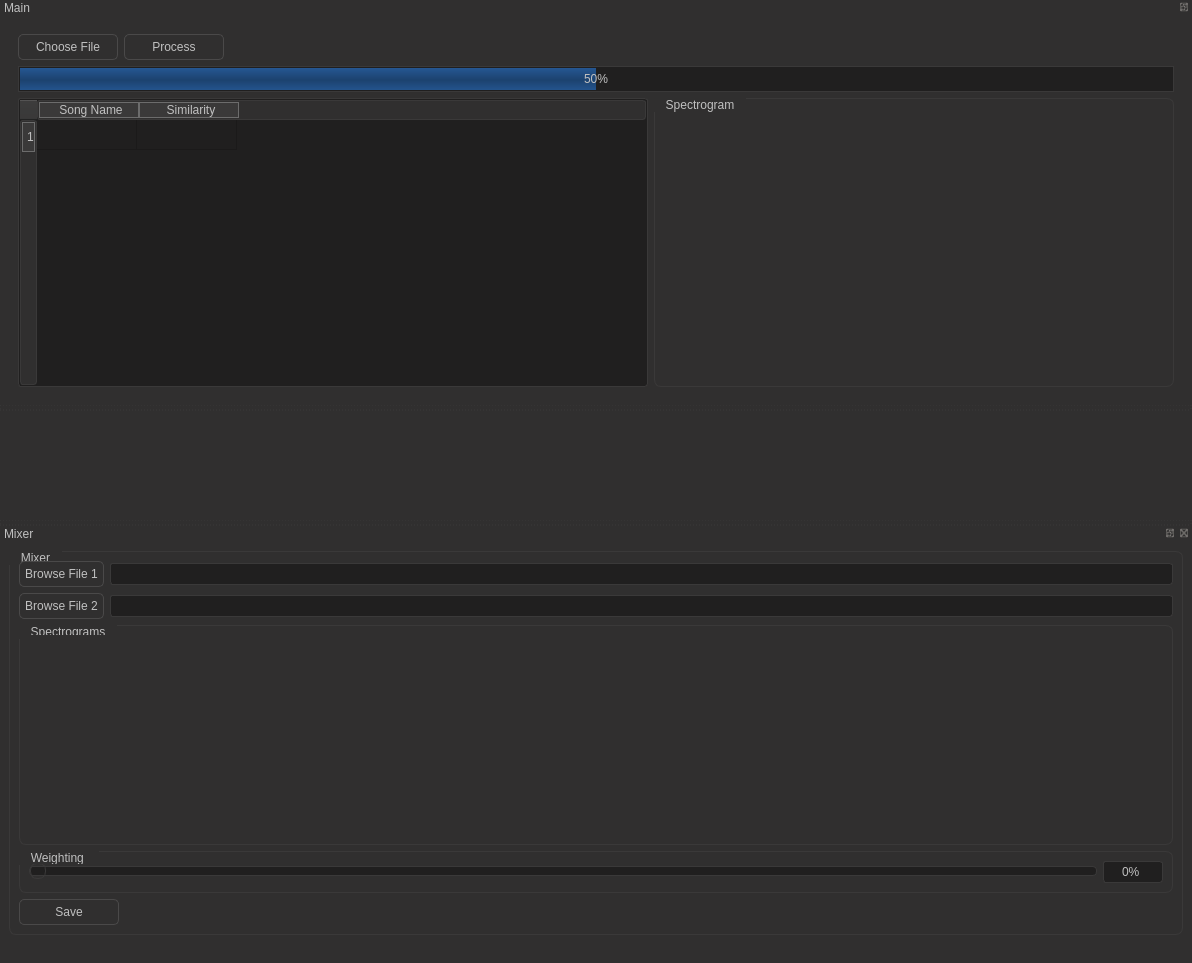
<?xml version="1.0" encoding="UTF-8"?>
<ui version="4.0">
 <class>MainWindow</class>
 <widget class="QMainWindow" name="MainWindow">
  <property name="geometry">
   <rect>
    <x>0</x>
    <y>0</y>
    <width>1192</width>
    <height>963</height>
   </rect>
  </property>
  <property name="windowTitle">
   <string>Audio Fingerprint Analyzer</string>
  </property>
  <property name="styleSheet">
   <string notr="true">/*
 * QDarkStyle - A dark style sheet for Qt applications
 *
 * Copyright 2012, 2013 Colin Duquesnoy &lt;colin.duquesnoy@gmail.com&gt;
 *
 * This software is released under the LGPLv3 license.
 * You should have received a copy of the GNU Lesser General Public License
 * along with this program. If not, see &lt;http://www.gnu.org/licenses/&gt;.
 */

QProgressBar:horizontal {
	border: 1px solid #3A3939;
	text-align: center;
	padding: 1px;
	background: #201F1F;
}
QProgressBar::chunk:horizontal {
	background-color: qlineargradient(spread:reflect, x1:1, y1:0.545, x2:1, y2:0, stop:0 rgba(28, 66, 111, 255), stop:1 rgba(37, 87, 146, 255));
}

QToolTip
{
	border: 1px solid #3A3939;
	background-color: rgb(90, 102, 117);
	color: white;
	padding: 1px;
	opacity: 200;
}

QWidget
{
	color: silver;
	background-color: #302F2F;
	selection-background-color:#78879b;
	selection-color: black;
}

QWidget:item:selected
{
	background-color: QLinearGradient(
		x1: 0, y1: 0, x2: 0, y2: 1,	stop: 0 #78879b, stop: 1 #78879b
	);
}

QMenuBar
{
	background-color: #302F2F;
	color: silver;
}

QMenuBar::item
{
	background: transparent;
}

QMenuBar::item:selected
{
	background: transparent;
	border: 1px solid #3A3939;
}

QMenuBar::item:pressed
{
	border: 1px solid #3A3939;
	background-color: #78879b;
	color: black;
	margin-bottom:-1px;
	padding-bottom:1px;
}

QMenu
{
	border: 1px solid #3A3939;
	color: silver;
}

QMenu::item
{
	padding: 2px 20px 2px 20px;
}

QMenu::item:selected
{
	color: black;
}

QWidget:disabled
{
	color: #404040;
	background-color: #302F2F;
}

QAbstractItemView
{
	alternate-background-color: #3A3939;
	color: silver;
	border: 1px solid 3A3939;
	border-radius: 3px;
	padding: 1px;
}

QWidget:focus, QMenuBar:focus
{
	border: 1px solid rgba(48, 86, 111);
}

QTabWidget:focus, QCheckBox:focus
{
	border: none;
}

QLineEdit
{
	background-color: #201F1F;
	padding: 2px;
	border-style: solid;
	border: 1px solid #3A3939;
	border-radius: 3px;
	color: silver;
}

QGroupBox {
	border:1px solid #3A3939;
	border-radius: 7px;
	margin-top: 2ex;
}

QGroupBox::title {
	subcontrol-origin: margin;
	subcontrol-position: top left;
	padding-left: 10px;
	padding-right: 10px;
}

QAbstractScrollArea
{
	border-radius: 3px;
	border: 1px solid #3A3939;
}

QScrollBar:horizontal
{
	height: 15px;
	margin: 0px 11px 0px 11px;
	border: 1px solid #3A3939;
	border-radius: 6px;
	background-color: QLinearGradient(
		x1: 0, y1: 1, x2: 0, y2: 0,	stop: 0 #302F2F, stop: 1 #484846
	);
}

QScrollBar::handle:horizontal
{
	background-color: QLinearGradient(
		x1: 0, y1: 1, x2: 0, y2: 0, stop: 0 #605F5F, stop: 1 #787876
	);
	min-width: 5px;
	border-radius: 5px;
}

QScrollBar::sub-line:horizontal
{
	border-image: url(icons/right_arrow_disabled.png);
	width: 10px;
	height: 10px;
	subcontrol-position: right;
	subcontrol-origin: margin;
}

QScrollBar::add-line:horizontal
{
	border-image: url(icons/left_arrow_disabled.png);
	height: 10px;
	width: 10px;
	subcontrol-position: left;
	subcontrol-origin: margin;
}

QScrollBar::sub-line:horizontal:hover,
QScrollBar::sub-line:horizontal:on
{
	border-image: url(icons/right_arrow.png);
	height: 10px;
	width: 10px;
	subcontrol-position: right;
	subcontrol-origin: margin;
}


QScrollBar::add-line:horizontal:hover,
QScrollBar::add-line:horizontal:on
{
	border-image: url(icons/left_arrow.png);
	height: 10px;
	width: 10px;
	subcontrol-position: left;
	subcontrol-origin: margin;
}

QScrollBar::up-arrow:horizontal,
QScrollBar::down-arrow:horizontal
{
	background: none;
}


QScrollBar::add-page:horizontal,
QScrollBar::sub-page:horizontal
{
	background: none;
}

QScrollBar:vertical
{
	background-color: QLinearGradient(
		x1: 1, y1: 0, x2: 0, y2: 0, stop: 0 #302F2F, stop: 1 #484846
	);
	width: 15px;
	margin: 11px 0 11px 0;
	border: 1px solid #3A3939;
	border-radius: 6px;
}

QScrollBar::handle:vertical
{
	background-color: QLinearGradient(
		x1: 1, y1: 0, x2: 0, y2: 0, stop: 0 #605F5F, stop: 1 #787876
	);
	min-height: 5px;
	border-radius: 5px;
}

QScrollBar::sub-line:vertical
{
	border-image: url(icons/up_arrow_disabled.png);
	height: 10px;
	width: 10px;
	subcontrol-position: top;
	subcontrol-origin: margin;
}

QScrollBar::add-line:vertical
{
	border-image: url(icons/down_arrow_disabled.png);
	height: 10px;
	width: 10px;
	subcontrol-position: bottom;
	subcontrol-origin: margin;
}

QScrollBar::sub-line:vertical:hover,
QScrollBar::sub-line:vertical:on
{

	border-image: url(icons/up_arrow.png);
	height: 10px;
	width: 10px;
	subcontrol-position: top;
	subcontrol-origin: margin;
}


QScrollBar::add-line:vertical:hover,
QScrollBar::add-line:vertical:on
{
	border-image: url(icons/down_arrow.png);
	height: 10px;
	width: 10px;
	subcontrol-position: bottom;
	subcontrol-origin: margin;
}

QScrollBar::up-arrow:vertical,
QScrollBar::down-arrow:vertical
{
	background: none;
}


QScrollBar::add-page:vertical,
QScrollBar::sub-page:vertical
{
	background: none;
}

QTextEdit
{
	background-color: #302F2F;
	color: silver;
	border: 1px solid #3A3939;
}

QPlainTextEdit
{
	background-color: #201F1F;;
	color: silver;
	border-radius: 3px;
	border: 1px solid #3A3939;
}

QHeaderView::section
{
	background-color: #3A3939;
	color: silver;
	padding-left: 4px;
	border: 1px solid #6c6c6c;
}

QCheckBox:disabled
{
	color: #404040;
}

QSizeGrip {
	image: url(icons/sizegrip.png);
	width: 12px;
	height: 12px;
}


QMainWindow::separator
{
	background-color: #302F2F;
	color: white;
	padding-left: 4px;
	spacing: 2px;
	border: 1px dashed #3A3939;
}

QMainWindow::separator:hover
{

	background-color: QLinearGradient(
		x1:0, y1:0, x2:0, y2:1, stop:0 #58677b, stop:0.5 #78879b stop:1 #58677b
	);
	color: white;
	padding-left: 4px;
	border: 1px solid #3A3939;
	spacing: 2px; 
}


QMenu::separator
{
	height: 1px;
	background-color: #3A3939;
	color: white;
	padding-left: 4px;
	margin-left: 10px;
	margin-right: 5px;
}

QRadioButton::indicator:checked,
QRadioButton::indicator:unchecked
{
	color: #b1b1b1;
	background-color: #302F2F;
	border: 1px solid silver;
	border-radius: 5px;
}

QRadioButton::indicator:checked
{
	background-color: qradialgradient(
		cx: 0.5, cy: 0.5,
		fx: 0.5, fy: 0.5,
		radius: 1.0,
		stop: 0.25 #78879b,
		stop: 0.3 #302F2F
	);
}

QCheckBox::indicator{
	color: #b1b1b1;
	background-color: #302F2F;
	border: 1px solid silver;
	width: 9px;
	height: 9px;
}

QRadioButton::indicator
{
	border-radius: 7px;
	width: 9px;
	height: 9px;
}

QRadioButton::indicator:hover,
QCheckBox::indicator:hover
{
	border: 1px solid #78879b;
}

QCheckBox::indicator:checked
{
	image:url(icons/checkbox.png);
}

QCheckBox::indicator:disabled,
QRadioButton::indicator:disabled
{
	border: 1px solid #444;
}

QFrame
{
	border-radius: 3px;
}

QStackedWidget
{
	border: none;
}

QToolBar 
{
	border: 1px solid #393838;
	background: 1px solid #302F2F;
	font-weight: bold;
}

QToolBar::handle:horizontal 
{
	image: url(icons/Hmovetoolbar.png);
}

QToolBar::handle:vertical 
{
	image: url(icons/Vmovetoolbar.png);
}

QToolBar::separator:horizontal 
{
	image: url(icons/Hsepartoolbar.png);
}

QToolBar::separator:vertical 
{
	image: url(icons/Vsepartoolbars.png);
}

QPushButton
{
	color: silver;
	background-color: QLinearGradient(
		x1: 0, y1: 1, x2: 0, y2: 0,stop: 0 #302F2F, stop: 1 #484846
	);
	border-width: 1px;
	border-color: #4A4949;
	border-style: solid;
	padding-top: 5px;
	padding-bottom: 5px;
	padding-left: 5px;
	padding-right: 5px;
	border-radius: 5px;
}

QPushButton:disabled
{
	background-color: QLinearGradient(
		x1: 0, y1: 1, x2: 0, y2: 0, stop: 0 #302F2F, stop: 1 #484846
	);
	border-width: 1px;
	border-color: #3A3939;
	border-style: solid;
	padding-top: 5px;
	padding-bottom: 5px;
	padding-left: 10px;
	padding-right: 10px;
	/*border-radius: 3px;*/
	color: #3A3939;
}

QComboBox
{
	selection-background-color: #78879b;
	background-color: #201F1F;
	border-style: solid;
	border: 1px solid #3A3939;
	border-radius: 3px;
	padding: 2px;
}

QComboBox:hover,
QPushButton:hover,
QAbstractSpinBox:hover,
QLineEdit:hover,
QTextEdit:hover,
QPlainTextEdit:hover,
QAbstractView:hover,
QTreeView:hover
{
	border: 1px solid #78879b;
	color: silver;
}

QComboBox:on
{
	background-color: #626873;
	padding-top: 3px;
	padding-left: 4px;
	selection-background-color: #4a4a4a;
}

QComboBox QAbstractItemView
{
	background-color: #201F1F;
	border-radius: 3px;
	border: 1px solid #3A3939;
	selection-background-color: QLinearGradient(
		x1: 0, y1: 0, x2: 0, y2: 1, stop: 0 #78879b, stop: 1 #78879b
	);
}

QComboBox::drop-down
{
	subcontrol-origin: padding;
	subcontrol-position: top right;
	width: 15px;
	border-left-width: 0px;
	border-left-color: darkgray;
	border-left-style: solid;
	border-top-right-radius: 3px; 
	border-bottom-right-radius: 3px;
}

QComboBox::down-arrow
{
	image: url(icons/down_arrow_disabled.png);
}

QComboBox::down-arrow:on, 
QComboBox::down-arrow:hover,
QComboBox::down-arrow:focus
{
	image: url(icons/down_arrow.png);
}

QPushButton:pressed
{
	background-color: QLinearGradient(
		x1: 0, y1: 0, x2: 0, y2: 1, stop: 0 #302F2F, stop: 1 #484846
	);
}

QAbstractSpinBox {
	padding-top: 2px;
	padding-bottom: 2px;
	border: 1px solid #3A3939;
	background-color: #201F1F;
	color: silver;
	border-radius: 3px;
}

QAbstractSpinBox:up-button
{
	background-color: transparent;
	subcontrol-origin: border;
	subcontrol-position: center right;
}

QAbstractSpinBox:down-button
{
	background-color: transparent;
	subcontrol-origin: border;
	subcontrol-position: center left;
}

QHeaderView::down-arrow,
QAbstractSpinBox::up-arrow,
QAbstractSpinBox::up-arrow:disabled,
QAbstractSpinBox::up-arrow:off
{
	image: url(icons/up_arrow_disabled.png);
	width: 10px;
	height: 10px;
}

QHeaderView::down-arrow:hover,
QAbstractSpinBox::up-arrow:hover

{
	image: url(icons/up_arrow.png);
}

QHeaderView::down-arrow,
QAbstractSpinBox::down-arrow,
QAbstractSpinBox::down-arrow:disabled,
QAbstractSpinBox::down-arrow:off
{
	image: url(icons/down_arrow_disabled.png);
	width: 10px;
	height: 10px;
}

QHeaderView::up-arrow:hover,
QAbstractSpinBox::down-arrow:hover
{
	image: url(icons/down_arrow.png);
}

QLabel,
QDateEdit::drop-down
{
	border: 0px solid black;
}

QTabBar::tab
{
	color: #b1b1b1;
	border: 1px solid #3A3939;
	background-color: #302F2F;
	padding-left: 5px;
	padding-right: 5px;
	padding-top: 3px;
	padding-bottom: 2px;
	margin-right: -1px;
}


QTabWidget::pane {
	border: 1px solid #3A3939;
	background-color: QLinearGradient(
		x1:0, y1:0, x2:0, y2:1, stop:1 #302F2F, stop:0 #3A3939
	);
}

QTabBar::tab:last
{
	margin-right: 0;
	border-top-right-radius: 3px;
}

QTabBar::tab:first:!selected
{
	margin-left: 0px; 
	border-top-left-radius: 3px;
}

QTabBar::tab:!selected
{
	color: #b1b1b1;
	border-bottom-style: solid;
	margin-top: 3px;
}

QTabBar::tab:selected
{
	border-top-left-radius: 3px;
	border-top-right-radius: 3px;
	margin-bottom: 0px;

	background-color: QLinearGradient(
		x1:0, y1:0, x2:0, y2:1, stop:1 #302F2F, stop:0 #5A5959
	);
}

QTabBar::tab:!selected:hover
{
	color:white;
}

QTabBar::tab:selected:hover
{
	color:white;
	border-top-left-radius: 3px;
	border-top-right-radius: 3px;
	background-color: QLinearGradient(
		x1:0, y1:0, x2:0, y2:1, stop:1 #302F2F, stop:0 #5A5959
	);
}

QDockWidget
{
	color: silver;
	titlebar-close-icon: url(icons/close.png);
	titlebar-normal-icon: url(icons/undock.png);
}

QDockWidget::title
{
	border: 1px solid #3A3939;
	border-bottom: #302F2F;
	text-align: left;
	spacing: 2px; 
	background-color: QLinearGradient(
		x1:0, y1:0, x2:0, y2:1, stop:1 #302F2F, stop:0 #3A3939
	);
	background-image: none;
	padding-left: 10px;
}

QDockWidget {
	border: 1px solid lightgray;
	titlebar-close-icon: url(icons/close.png);
	titlebar-normal-icon: url(icons/undock.png);
}

QDockWidget::close-button,
QDockWidget::float-button {
	border: 1px solid transparent;
	border-radius: 5px;
	background: transparent;
	icon-size: 10px;
}

QDockWidget::close-button:hover,
QDockWidget::float-button:hover {
	background: #3A3939;
}

QDockWidget::close-button:pressed,
QDockWidget::float-button:pressed {
	padding: 1px -1px -1px 1px;
}

QTreeView, 
QListView, 
QTableView
{
	border: 1px solid #3A3939;
	background-color: #201F1F;
}

QTreeView:branch:selected, 
QTreeView:branch:hover
{
	background: url(icons/transparent.png);
}

QTreeView::branch:has-siblings:!adjoins-item
{
	border-image: url(icons/transparent.png);
}

QTreeView::branch:has-siblings:adjoins-item
{
	border-image: url(icons/transparent.png);
}

QTreeView::branch:!has-children:!has-siblings:adjoins-item
{
	border-image: url(icons/transparent.png);
}

QTreeView::branch:has-children:!has-siblings:closed,
QTreeView::branch:closed:has-children:has-siblings
{
	image: url(icons/branch_closed.png);
}

QTreeView::branch:open:has-children:!has-siblings,
QTreeView::branch:open:has-children:has-siblings
{
	image: url(icons/branch_open.png);
}

QTreeView::branch:has-children:!has-siblings:closed:hover,
QTreeView::branch:closed:has-children:has-siblings:hover
{
	image: url(icons/branch_closed-on.png);
}

QTreeView::branch:open:has-children:!has-siblings:hover,
QTreeView::branch:open:has-children:has-siblings:hover
{
	image: url(icons/branch_open-on.png);
}

QSlider::groove:horizontal
{
	border: 1px solid #3A3939;
	height: 8px; 
	background: #201F1F;
	margin: 2px 0;
	border-radius: 4px;
}

QSlider::handle:horizontal
{
	background: QLinearGradient(
		x1: 0, y1: 0, x2: 0, y2: 1, stop: 0.0 silver, stop: 0.2 #a8a8a8, stop: 1 #727272
	);
	border: 1px solid #3A3939;
	width: 14px;
	height: 14px;
	margin: -4px 0;
	border-radius: 7px;
}

QSlider::groove:vertical
{
	border: 1px solid #3A3939;
	width: 8px; 
	background: #201F1F;
	margin: 0 0px;
	border-radius: 4px;
}

QSlider::handle:vertical
{
	background: QLinearGradient(
		x1: 0, y1: 0, x2: 0, y2: 1, stop: 0.0 silver, stop: 0.2 #a8a8a8, stop: 1 #727272
	);
	border: 1px solid #3A3939;
	width: 14px;
	height: 14px;
	margin: 0 -4px; 
	border-radius: 7px;
}

QToolButton
{
	background-color: #302F2F;
}

QToolButton:pressed
{
	background-color: #3A3939;
}
QToolButton:hover
{
	background-color: #3A3939;
}

QTableView#tagView
{
	background-color: transparent;
}

QLabel#inTotalLabel, QLabel#outTotalLabel, QLabel#recordCountLabel
{
	font: bold;
}</string>
  </property>
  <widget class="QWidget" name="centralwidget">
   <layout class="QVBoxLayout" name="verticalLayout_5">
    <property name="topMargin">
     <number>20</number>
    </property>
   </layout>
  </widget>
  <widget class="QMenuBar" name="menubar">
   <property name="geometry">
    <rect>
     <x>0</x>
     <y>0</y>
     <width>1192</width>
     <height>26</height>
    </rect>
   </property>
  </widget>
  <widget class="QStatusBar" name="statusbar"/>
  <widget class="QDockWidget" name="Mixer">
   <property name="allowedAreas">
    <set>Qt::BottomDockWidgetArea|Qt::TopDockWidgetArea</set>
   </property>
   <property name="windowTitle">
    <string>Mixer</string>
   </property>
   <attribute name="dockWidgetArea">
    <number>8</number>
   </attribute>
   <widget class="QWidget" name="dockWidgetContents">
    <layout class="QVBoxLayout" name="verticalLayout">
     <item>
      <widget class="QGroupBox" name="fileInputGroup">
       <property name="title">
        <string>Mixer</string>
       </property>
       <layout class="QVBoxLayout" name="verticalLayout_2">
        <item>
         <layout class="QHBoxLayout" name="horizontalLayout">
          <item>
           <widget class="QPushButton" name="browseButton1">
            <property name="text">
             <string>Browse File 1</string>
            </property>
           </widget>
          </item>
          <item>
           <widget class="QLineEdit" name="filePath1"/>
          </item>
         </layout>
        </item>
        <item>
         <layout class="QHBoxLayout" name="horizontalLayout_2">
          <item>
           <widget class="QPushButton" name="browseButton2">
            <property name="text">
             <string>Browse File 2</string>
            </property>
           </widget>
          </item>
          <item>
           <widget class="QLineEdit" name="filePath2"/>
          </item>
         </layout>
        </item>
        <item>
         <widget class="QGroupBox" name="spectrogramGroup">
          <property name="title">
           <string>Spectrograms</string>
          </property>
          <layout class="QHBoxLayout" name="spectrogramLayout">
           <item>
            <widget class="QWidget" name="spectro_input1_widg" native="true">
             <property name="minimumSize">
              <size>
               <width>0</width>
               <height>200</height>
              </size>
             </property>
            </widget>
           </item>
           <item>
            <widget class="QWidget" name="spectro_input2_widg" native="true"/>
           </item>
          </layout>
         </widget>
        </item>
        <item>
         <widget class="QGroupBox" name="mixingGroup">
          <property name="title">
           <string>Weighting </string>
          </property>
          <layout class="QHBoxLayout" name="mixingLayout">
           <item>
            <widget class="QSlider" name="mixSlider">
             <property name="orientation">
              <enum>Qt::Horizontal</enum>
             </property>
            </widget>
           </item>
           <item>
            <widget class="QSpinBox" name="mixSpinBox">
             <property name="minimumSize">
              <size>
               <width>60</width>
               <height>0</height>
              </size>
             </property>
             <property name="suffix">
              <string>%</string>
             </property>
            </widget>
           </item>
          </layout>
         </widget>
        </item>
        <item>
         <layout class="QHBoxLayout" name="horizontalLayout_6">
          <item>
           <widget class="QPushButton" name="save_mix">
            <property name="minimumSize">
             <size>
              <width>100</width>
              <height>0</height>
             </size>
            </property>
            <property name="maximumSize">
             <size>
              <width>150</width>
              <height>16777215</height>
             </size>
            </property>
            <property name="text">
             <string>Save</string>
            </property>
           </widget>
          </item>
          <item>
           <spacer name="horizontalSpacer_2">
            <property name="orientation">
             <enum>Qt::Horizontal</enum>
            </property>
            <property name="sizeHint" stdset="0">
             <size>
              <width>40</width>
              <height>20</height>
             </size>
            </property>
           </spacer>
          </item>
         </layout>
        </item>
       </layout>
      </widget>
     </item>
    </layout>
   </widget>
  </widget>
  <widget class="QDockWidget" name="dockWidget_2">
   <property name="sizeIncrement">
    <size>
     <width>0</width>
     <height>1000</height>
    </size>
   </property>
   <property name="features">
    <set>QDockWidget::DockWidgetFloatable|QDockWidget::DockWidgetMovable</set>
   </property>
   <property name="allowedAreas">
    <set>Qt::BottomDockWidgetArea|Qt::TopDockWidgetArea</set>
   </property>
   <property name="windowTitle">
    <string>Main</string>
   </property>
   <attribute name="dockWidgetArea">
    <number>4</number>
   </attribute>
   <widget class="QWidget" name="dockWidgetContents_2">
    <layout class="QVBoxLayout" name="verticalLayout_6">
     <item>
      <widget class="QFrame" name="frame">
       <property name="frameShape">
        <enum>QFrame::StyledPanel</enum>
       </property>
       <property name="frameShadow">
        <enum>QFrame::Raised</enum>
       </property>
       <layout class="QVBoxLayout" name="verticalLayout_3">
        <item>
         <layout class="QHBoxLayout" name="controlsLayout">
          <item>
           <widget class="QPushButton" name="choose_file">
            <property name="minimumSize">
             <size>
              <width>100</width>
              <height>0</height>
             </size>
            </property>
            <property name="maximumSize">
             <size>
              <width>93</width>
              <height>16777215</height>
             </size>
            </property>
            <property name="text">
             <string>Choose File</string>
            </property>
           </widget>
          </item>
          <item>
           <widget class="QPushButton" name="processButton">
            <property name="minimumSize">
             <size>
              <width>100</width>
              <height>0</height>
             </size>
            </property>
            <property name="maximumSize">
             <size>
              <width>93</width>
              <height>16777215</height>
             </size>
            </property>
            <property name="text">
             <string>Process</string>
            </property>
           </widget>
          </item>
          <item>
           <spacer name="horizontalSpacer">
            <property name="orientation">
             <enum>Qt::Horizontal</enum>
            </property>
            <property name="sizeHint" stdset="0">
             <size>
              <width>40</width>
              <height>20</height>
             </size>
            </property>
           </spacer>
          </item>
         </layout>
        </item>
        <item>
         <widget class="QProgressBar" name="progressBar">
          <property name="value">
           <number>50</number>
          </property>
         </widget>
        </item>
        <item>
         <layout class="QHBoxLayout" name="results_layout">
          <property name="topMargin">
           <number>0</number>
          </property>
          <item>
           <widget class="QTableWidget" name="resultsTable">
            <row>
             <property name="text">
              <string>1</string>
             </property>
            </row>
            <column>
             <property name="text">
              <string>Song Name</string>
             </property>
            </column>
            <column>
             <property name="text">
              <string>Similarity</string>
             </property>
            </column>
           </widget>
          </item>
          <item>
           <widget class="QGroupBox" name="groupBox">
            <property name="title">
             <string>Spectrogram</string>
            </property>
            <layout class="QVBoxLayout" name="verticalLayout_4">
             <item>
              <spacer name="verticalSpacer_2">
               <property name="orientation">
                <enum>Qt::Vertical</enum>
               </property>
               <property name="sizeHint" stdset="0">
                <size>
                 <width>20</width>
                 <height>40</height>
                </size>
               </property>
              </spacer>
             </item>
             <item>
              <widget class="QWidget" name="spectro_output_widg" native="true">
               <property name="minimumSize">
                <size>
                 <width>500</width>
                 <height>200</height>
                </size>
               </property>
              </widget>
             </item>
             <item>
              <spacer name="verticalSpacer">
               <property name="orientation">
                <enum>Qt::Vertical</enum>
               </property>
               <property name="sizeHint" stdset="0">
                <size>
                 <width>20</width>
                 <height>29</height>
                </size>
               </property>
              </spacer>
             </item>
            </layout>
           </widget>
          </item>
         </layout>
        </item>
       </layout>
      </widget>
     </item>
    </layout>
   </widget>
  </widget>
 </widget>
 <resources/>
 <connections>
  <connection>
   <sender>mixSpinBox</sender>
   <signal>valueChanged(int)</signal>
   <receiver>mixSlider</receiver>
   <slot>setValue(int)</slot>
   <hints>
    <hint type="sourcelabel">
     <x>1156</x>
     <y>427</y>
    </hint>
    <hint type="destinationlabel">
     <x>1084</x>
     <y>425</y>
    </hint>
   </hints>
  </connection>
  <connection>
   <sender>mixSlider</sender>
   <signal>valueChanged(int)</signal>
   <receiver>mixSpinBox</receiver>
   <slot>setValue(int)</slot>
   <hints>
    <hint type="sourcelabel">
     <x>855</x>
     <y>425</y>
    </hint>
    <hint type="destinationlabel">
     <x>1156</x>
     <y>427</y>
    </hint>
   </hints>
  </connection>
 </connections>
</ui>
